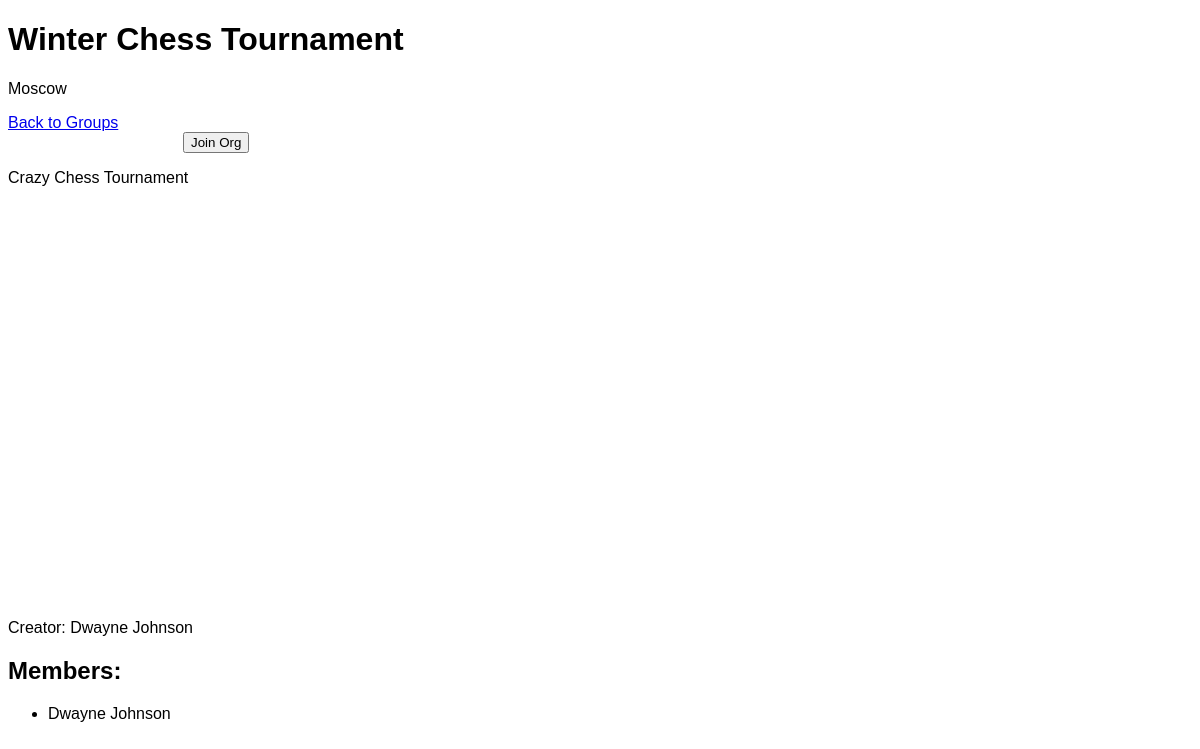
/groups/6 (signed in), run on the app's committed database.
### orgs/models.py (models this page shows)
class Org(models.Model):
    name=models.CharField(max_length=255)
    description=models.CharField(max_length=255)
    location=models.CharField(max_length=255)
    members=models.ManyToManyField(User, related_name="orgs")
    creator=models.ForeignKey(User, related_name="created_orgs", on_delete=models.CASCADE)
    created_at=models.DateTimeField(auto_now_add=True)
    updated_at=models.DateTimeField(auto_now=True)
    objects=OrgManager()

class User(models.Model):
    first_name=models.CharField(max_length=255)
    last_name=models.CharField(max_length=255)
    email=models.CharField(max_length=255)
    password=models.CharField(max_length=255)
    created_at=models.DateTimeField(auto_now_add=True)
    updated_at=models.DateTimeField(auto_now=True)
    objects=UserManager()

### orgs/views.py (the view)
# urls.py: path('groups/<int:group_id>', views.one_group),
def one_group(request, group_id):
    context={
        'group':Org.objects.get(id=group_id),
        'user':User.objects.get(id=request.session['user_id'])
    }
    return render(request, "one_group.html", context)

### orgs/templates/one_group.html (shortened to what this page needs)
<!DOCTYPE html>
<html lang="en">
<head>
    {% load static %}
    <link rel="stylesheet" href="{% static 'style.css' %}">
</head>
<body>
    <div id="wrapper">
        <h1>{{ group.name }}</h1>
        <p id="location">{{ group.location }}</p>
        <a href="/groups">Back to Groups</a>
        {% if user in group.members.all %}
        <form action="/remove_member/{{ group.id }}">
            <input type="submit" value="Leave Org">
        </form>
        {% else %}
        <form action="/add_member/{{ group.id }}">
            <input type="submit" value="Join Org">
        </form>
        {% endif %}
        <p>{{ group.description }}</p>
        <div id="map"></div>
        <p>Creator: {{ group.creator.first_name }} {{group.creator.last_name}}</p>
        <h2>Members:</h2>
        <ul>
            {% for member in group.members.all %}
            <li>{{member.first_name}} {{member.last_name}}</li>
            {% endfor %}
        </ul>
    </div>
</body>
</html>

### orgs/static/style.css (style rules this page uses)
#wrapper { margin: 0px auto; width: 1200px; font-family: sans-serif; }
#map { height: 400px; width: 100%; }
input { display: block; margin-left: 175px; }

### data on the page
Org: name "Winter Chess Tournament", location "Moscow", description "Crazy Chess Tournament", creator.first_name "Dwayne", creator.last_name "Johnson"
User: first_name "Dwayne", last_name "Johnson"
